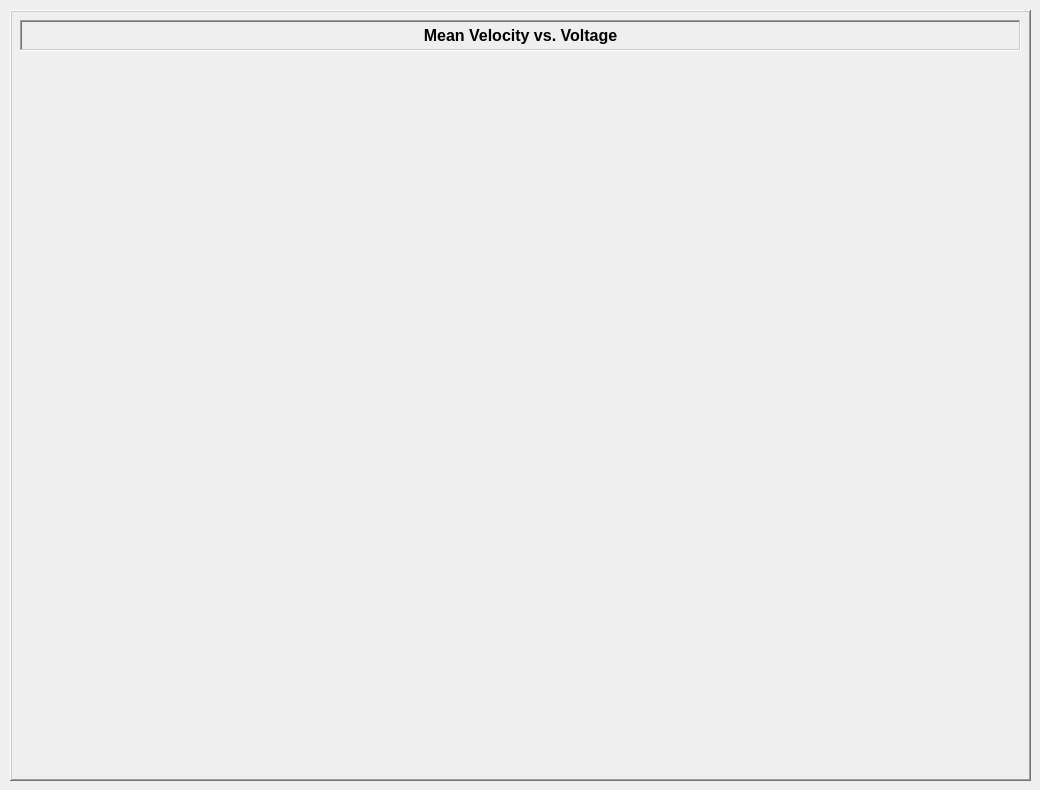
<?xml version="1.0" encoding="UTF-8"?>
<ui version="4.0">
 <class>Dialog</class>
 <widget class="QDialog" name="Dialog">
  <property name="geometry">
   <rect>
    <x>0</x>
    <y>0</y>
    <width>1040</width>
    <height>790</height>
   </rect>
  </property>
  <property name="windowTitle">
   <string>Dialog</string>
  </property>
  <widget class="QFrame" name="frame_4">
   <property name="geometry">
    <rect>
     <x>10</x>
     <y>10</y>
     <width>1021</width>
     <height>771</height>
    </rect>
   </property>
   <property name="frameShape">
    <enum>QFrame::Shape::WinPanel</enum>
   </property>
   <property name="frameShadow">
    <enum>QFrame::Shadow::Raised</enum>
   </property>
   <widget class="QFrame" name="frame_7">
    <property name="geometry">
     <rect>
      <x>10</x>
      <y>10</y>
      <width>1001</width>
      <height>31</height>
     </rect>
    </property>
    <property name="sizePolicy">
     <sizepolicy hsizetype="Fixed" vsizetype="Fixed">
      <horstretch>0</horstretch>
      <verstretch>0</verstretch>
     </sizepolicy>
    </property>
    <property name="frameShape">
     <enum>QFrame::Shape::WinPanel</enum>
    </property>
    <property name="frameShadow">
     <enum>QFrame::Shadow::Sunken</enum>
    </property>
    <widget class="QLabel" name="consoleOutputTitle">
     <property name="geometry">
      <rect>
       <x>0</x>
       <y>0</y>
       <width>1001</width>
       <height>31</height>
      </rect>
     </property>
     <property name="font">
      <font>
       <pointsize>12</pointsize>
       <bold>true</bold>
      </font>
     </property>
     <property name="frameShape">
      <enum>QFrame::Shape::NoFrame</enum>
     </property>
     <property name="frameShadow">
      <enum>QFrame::Shadow::Raised</enum>
     </property>
     <property name="text">
      <string>Mean Velocity vs. Voltage</string>
     </property>
     <property name="textFormat">
      <enum>Qt::TextFormat::RichText</enum>
     </property>
     <property name="alignment">
      <set>Qt::AlignmentFlag::AlignCenter</set>
     </property>
    </widget>
   </widget>
   <widget class="PlotWidget" name="npmPlot" native="true">
    <property name="geometry">
     <rect>
      <x>10</x>
      <y>50</y>
      <width>1001</width>
      <height>711</height>
     </rect>
    </property>
   </widget>
  </widget>
 </widget>
 <customwidgets>
  <customwidget>
   <class>PlotWidget</class>
   <extends>QWidget</extends>
   <header>pyqtgraph</header>
   <container>1</container>
   <slots>
    <slot>keyPress()</slot>
   </slots>
  </customwidget>
 </customwidgets>
 <resources/>
 <connections/>
</ui>
